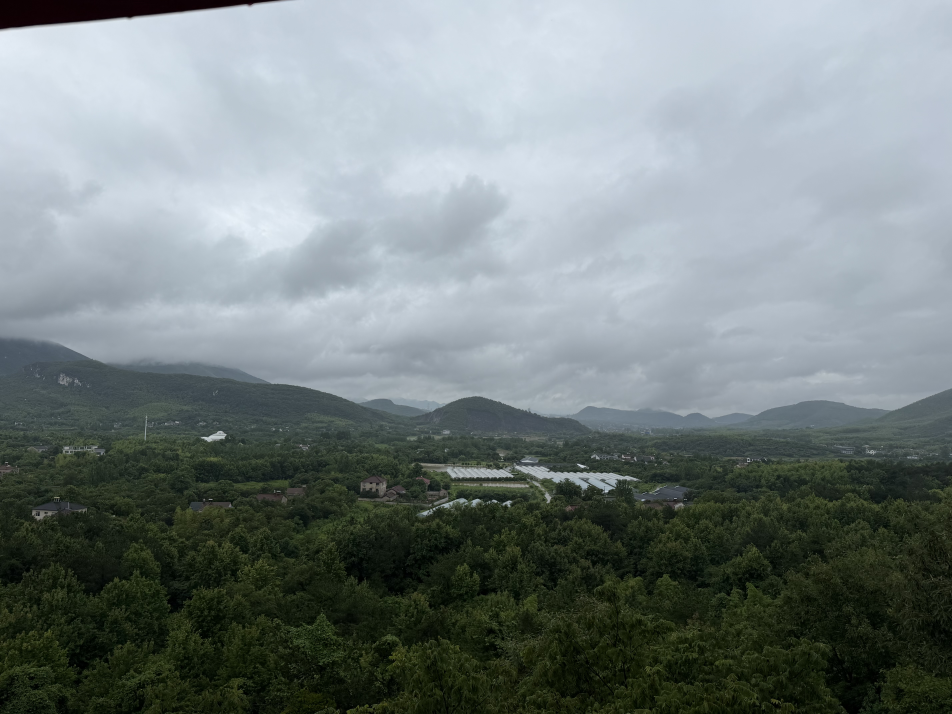
#> input picture 算法组/Week1/W1_徐雪阳_视觉算法/data  images/IMG_0179.JPG, 5712 x 4284 px, found by its file name (shown at 1/6 size)
$ python task1_basics.py
#> lines starting #> are read from the running program, lines starting #| are printed output that depends on the picture
import cv2
import os
out_dir = "./output task1"
img_path1 = "./images/IMG_0179.JPG"
img_path2 = "./images/IMG_0528.JPG"
def a(img_path, name):
#> called with img_path = './images/IMG_0179.JPG', name = 'img1'
    img = cv2.imread(img_path)
#> img is the input picture: shape (4284, 5712, 3); mean B, G, R 128.7, 128.7, 119.1
    if img is None:
        print("图片读取失败：", img_path)
        return
    h, w, c = img.shape
#> h = 4284; w = 5712; c = 3
    print(name, "|高度=", h, "宽度=", w, "通道数=", c)
#| img1 |高度= 4284 宽度= 5712 通道数= 3
    img_resize = cv2.resize(img, (400, 300))
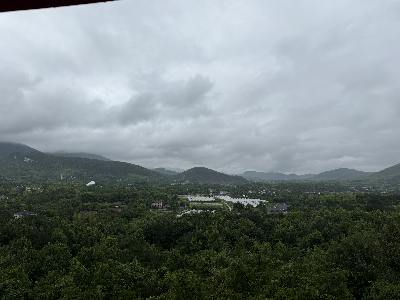
#> img_resize: shape (300, 400, 3); mean B, G, R 128.6, 128.7, 119
    cv2.imwrite(os.path.join(out_dir, name + "_resize.jpg"), img_resize)
    img_crop = img[0:200, 0:250]
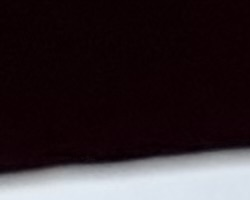
#> img_crop: shape (200, 250, 3); mean B, G, R 44.1, 40.3, 50.2
    cv2.imwrite(os.path.join(out_dir, name + "_crop.jpg"), img_crop)
    img_gray = cv2.cvtColor(img, cv2.COLOR_BGR2GRAY)
    cv2.imwrite(os.path.join(out_dir, name + "_gray.jpg"), img_gray)
a(img_path1, "img1")
a(img_path2, "img2")
#> call 2 of a, with img_path = './images/IMG_0528.JPG', name = 'img2'
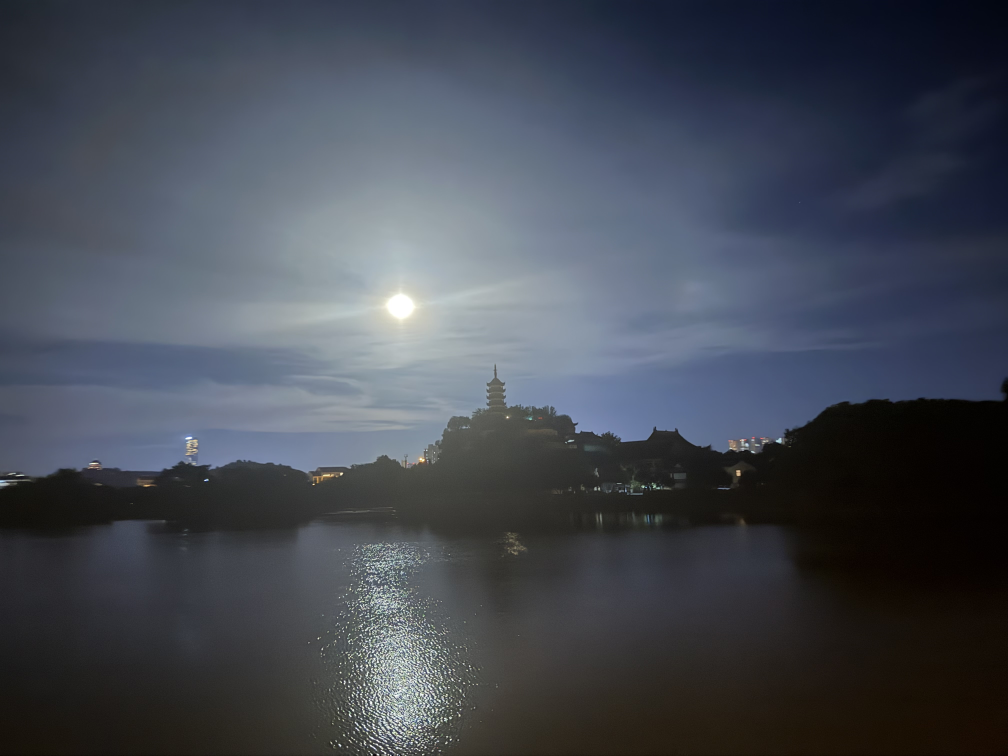
#> input picture 算法组/Week1/W1_徐雪阳_视觉算法/data  images/IMG_0528.JPG, 4032 x 3024 px, found by its file name (shown at 1/4 size)
#> in a, img is the input picture: shape (3024, 4032, 3); mean B, G, R 83.7, 73.9, 68.8
#| img2 |高度= 3024 宽度= 4032 通道数= 3
#> in a (call 2), `img_resize = cv2.resize(img, (400, 300))`:
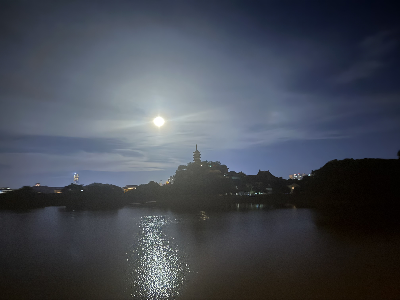
#> img_resize: shape (300, 400, 3); mean B, G, R 83.6, 73.8, 68.8
#> in a (call 2), `img_crop = img[0:200, 0:250]`:
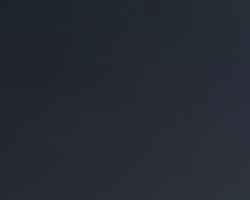
#> img_crop: shape (200, 250, 3); mean B, G, R 51.5, 42.2, 37.4
#> in a (call 2), `img_gray = cv2.cvtColor(img, cv2.COLOR_BGR2GRAY)`:
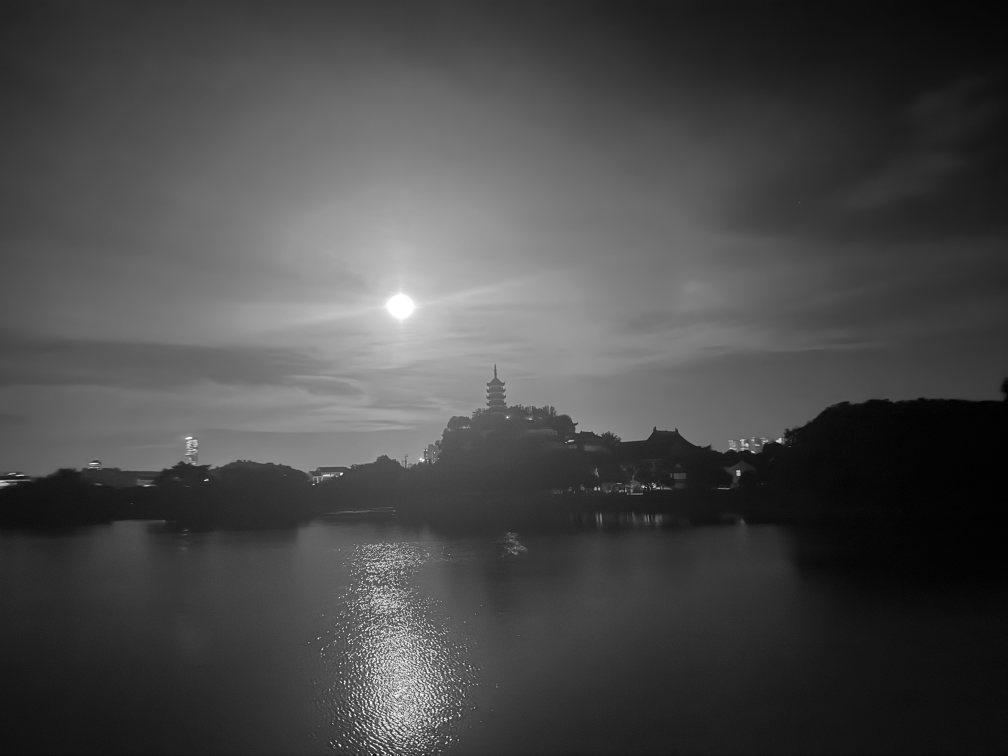
#> img_gray: shape (3024, 4032) (shown at 1/4 size); min 0, max 255, mean 73.5
